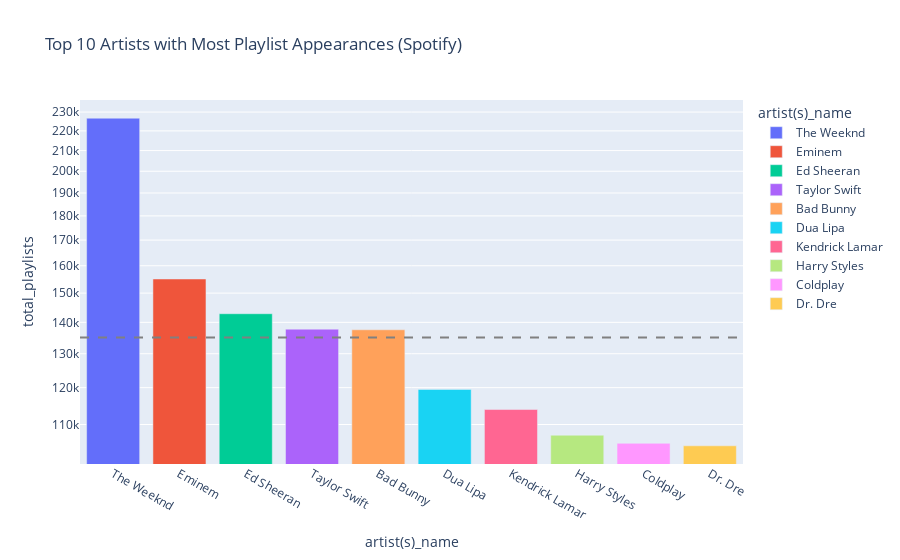

This figure's notebook cell:
### Code cell
exploded_df = musics.explode('artist(s)_name')
# artist_playlist_counts = exploded_df.groupby('artist(s)_name')[['in_spotify_playlists', 'in_apple_playlists', 'in_deezer_playlists']].sum().reset_index()
artist_playlist_counts = exploded_df.groupby('artist(s)_name')['in_spotify_playlists'].sum().reset_index()
artist_playlist_counts['total_playlists'] = artist_playlist_counts['in_spotify_playlists']

# Sorting by total_playlists and getting the top artists
top_artists_playlists = artist_playlist_counts.sort_values(by='total_playlists', ascending=False).head(10)

# 2. Plotting
fig_playlist_spotify = px.bar(top_artists_playlists, 
                      x='artist(s)_name', 
                      y='total_playlists', 
                      title='Top 10 Artists with Most Playlist Appearances (Spotify)',
                      color='artist(s)_name').update_layout(yaxis_type="log")

# 3. Adding mean dashed line
mean_playlist_count = top_artists_playlists['total_playlists'].mean()
fig_playlist_spotify.add_hline(y=mean_playlist_count, 
                       line_dash='dash', 
                       line_color='grey', 
                       annotation_text=f"Mean: {mean_playlist_count:.2f}", 
                       annotation_position="top right")

fig_playlist_spotify.show()

### Figure 1 — Plotly figure (JSON) as saved in the notebook; plotly's stock layout.template omitted (floating-point values rounded to 4 significant figures)
{"data": [{"alignmentgroup": "True", "hovertemplate": "artist(s)_name=%{x}<br>total_playlists=%{y}<extra></extra>", "legendgroup": "The Weeknd", "marker": {"color": "#636efa", "pattern": {"shape": ""}}, "name": "The Weeknd", "offsetgroup": "The Weeknd", "orientation": "v", "showlegend": true, "textposition": "auto", "type": "bar", "x": ["The Weeknd"], "xaxis": "x", "y": [226687], "yaxis": "y"}, {"alignmentgroup": "True", "hovertemplate": "artist(s)_name=%{x}<br>total_playlists=%{y}<extra></extra>", "legendgroup": "Eminem", "marker": {"color": "#EF553B", "pattern": {"shape": ""}}, "name": "Eminem", "offsetgroup": "Eminem", "orientation": "v", "showlegend": true, "textposition": "auto", "type": "bar", "x": ["Eminem"], "xaxis": "x", "y": [155091], "yaxis": "y"}, {"alignmentgroup": "True", "hovertemplate": "artist(s)_name=%{x}<br>total_playlists=%{y}<extra></extra>", "legendgroup": "Ed Sheeran", "marker": {"color": "#00cc96", "pattern": {"shape": ""}}, "name": "Ed Sheeran", "offsetgroup": "Ed Sheeran", "orientation": "v", "showlegend": true, "textposition": "auto", "type": "bar", "x": ["Ed Sheeran"], "xaxis": "x", "y": [142877], "yaxis": "y"}, {"alignmentgroup": "True", "hovertemplate": "artist(s)_name=%{x}<br>total_playlists=%{y}<extra></extra>", "legendgroup": "Taylor Swift", "marker": {"color": "#ab63fa", "pattern": {"shape": ""}}, "name": "Taylor Swift", "offsetgroup": "Taylor Swift", "orientation": "v", "showlegend": true, "textposition": "auto", "type": "bar", "x": ["Taylor Swift"], "xaxis": "x", "y": [137766], "yaxis": "y"}, {"alignmentgroup": "True", "hovertemplate": "artist(s)_name=%{x}<br>total_playlists=%{y}<extra></extra>", "legendgroup": "Bad Bunny", "marker": {"color": "#FFA15A", "pattern": {"shape": ""}}, "name": "Bad Bunny", "offsetgroup": "Bad Bunny", "orientation": "v", "showlegend": true, "textposition": "auto", "type": "bar", "x": ["Bad Bunny"], "xaxis": "x", "y": [137562], "yaxis": "y"}, {"alignmentgroup": "True", "hovertemplate": "artist(s)_name=%{x}<br>total_playlists=%{y}<extra></extra>", "legendgroup": "Dua Lipa", "marker": {"color": "#19d3f3", "pattern": {"shape": ""}}, "name": "Dua Lipa", "offsetgroup": "Dua Lipa", "orientation": "v", "showlegend": true, "textposition": "auto", "type": "bar", "x": ["Dua Lipa"], "xaxis": "x", "y": [119490], "yaxis": "y"}, {"alignmentgroup": "True", "hovertemplate": "artist(s)_name=%{x}<br>total_playlists=%{y}<extra></extra>", "legendgroup": "Kendrick Lamar", "marker": {"color": "#FF6692", "pattern": {"shape": ""}}, "name": "Kendrick Lamar", "offsetgroup": "Kendrick Lamar", "orientation": "v", "showlegend": true, "textposition": "auto", "type": "bar", "x": ["Kendrick Lamar"], "xaxis": "x", "y": [113963], "yaxis": "y"}, {"alignmentgroup": "True", "hovertemplate": "artist(s)_name=%{x}<br>total_playlists=%{y}<extra></extra>", "legendgroup": "Harry Styles", "marker": {"color": "#B6E880", "pattern": {"shape": ""}}, "name": "Harry Styles", "offsetgroup": "Harry Styles", "orientation": "v", "showlegend": true, "textposition": "auto", "type": "bar", "x": ["Harry Styles"], "xaxis": "x", "y": [107251], "yaxis": "y"}, {"alignmentgroup": "True", "hovertemplate": "artist(s)_name=%{x}<br>total_playlists=%{y}<extra></extra>", "legendgroup": "Coldplay", "marker": {"color": "#FF97FF", "pattern": {"shape": ""}}, "name": "Coldplay", "offsetgroup": "Coldplay", "orientation": "v", "showlegend": true, "textposition": "auto", "type": "bar", "x": ["Coldplay"], "xaxis": "x", "y": [105218], "yaxis": "y"}, {"alignmentgroup": "True", "hovertemplate": "artist(s)_name=%{x}<br>total_playlists=%{y}<extra></extra>", "legendgroup": "Dr. Dre", "marker": {"color": "#FECB52", "pattern": {"shape": ""}}, "name": "Dr. Dre", "offsetgroup": "Dr. Dre", "orientation": "v", "showlegend": true, "textposition": "auto", "type": "bar", "x": ["Dr. Dre"], "xaxis": "x", "y": [104608], "yaxis": "y"}], "layout": {"annotations": [{"showarrow": false, "text": "Mean: 135051.30", "x": 1, "xanchor": "right", "xref": "x domain", "y": 135100.0, "yanchor": "bottom", "yref": "y"}], "barmode": "relative", "legend": {"title": {"text": "artist(s)_name"}, "tracegroupgap": 0}, "shapes": [{"line": {"color": "grey", "dash": "dash"}, "type": "line", "x0": 0, "x1": 1, "xref": "x domain", "y0": 135100.0, "y1": 135100.0, "yref": "y"}], "title": {"text": "Top 10 Artists with Most Playlist Appearances (Spotify)"}, "xaxis": {"anchor": "y", "categoryarray": ["The Weeknd", "Eminem", "Ed Sheeran", "Taylor Swift", "Bad Bunny", "Dua Lipa", "Kendrick Lamar", "Harry Styles", "Coldplay", "Dr. Dre"], "categoryorder": "array", "domain": [0.0, 1.0], "title": {"text": "artist(s)_name"}}, "yaxis": {"anchor": "x", "domain": [0.0, 1.0], "title": {"text": "total_playlists"}, "type": "log"}}}
